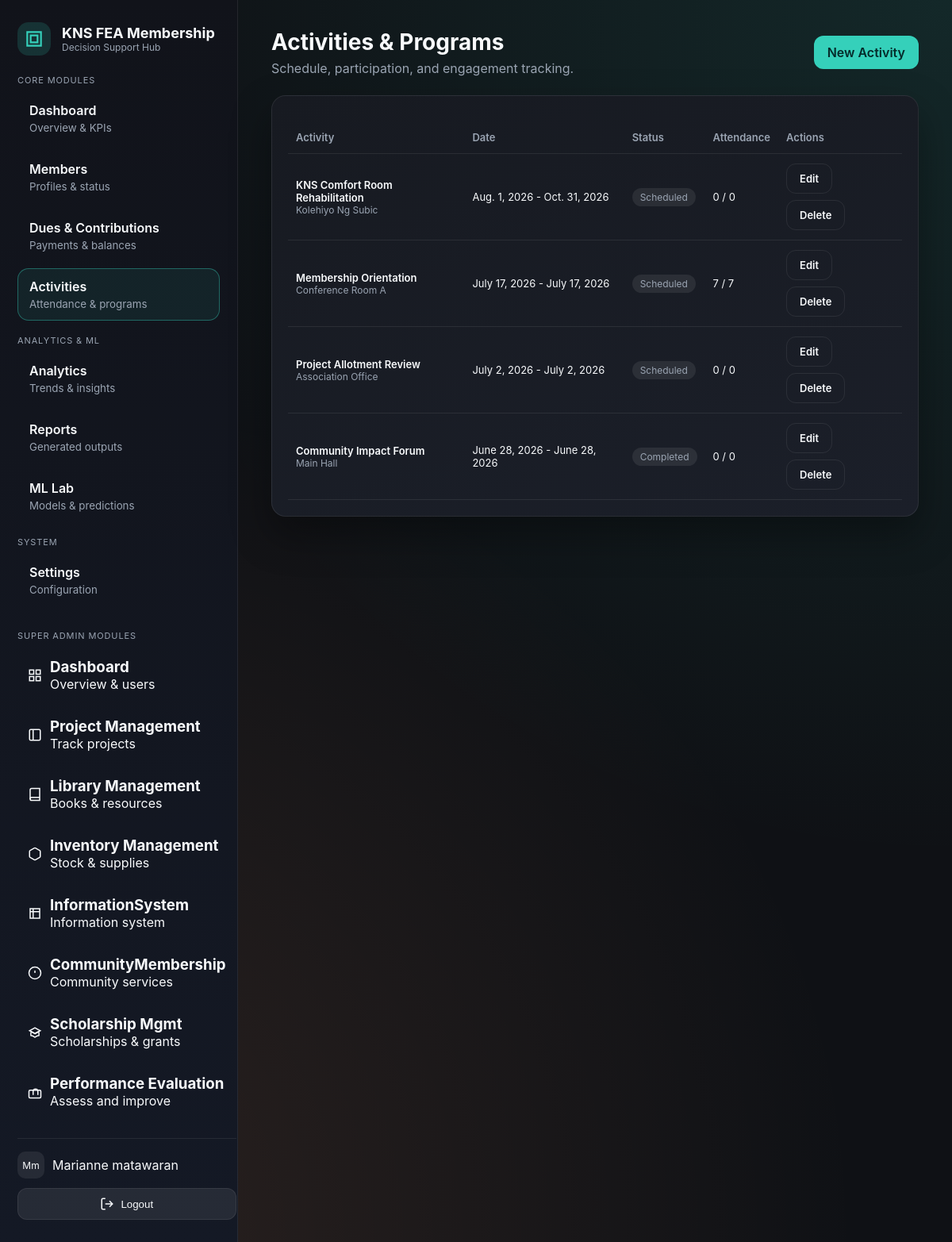
Page /communitymembership/activities/ (signed in) on the earlier database version.
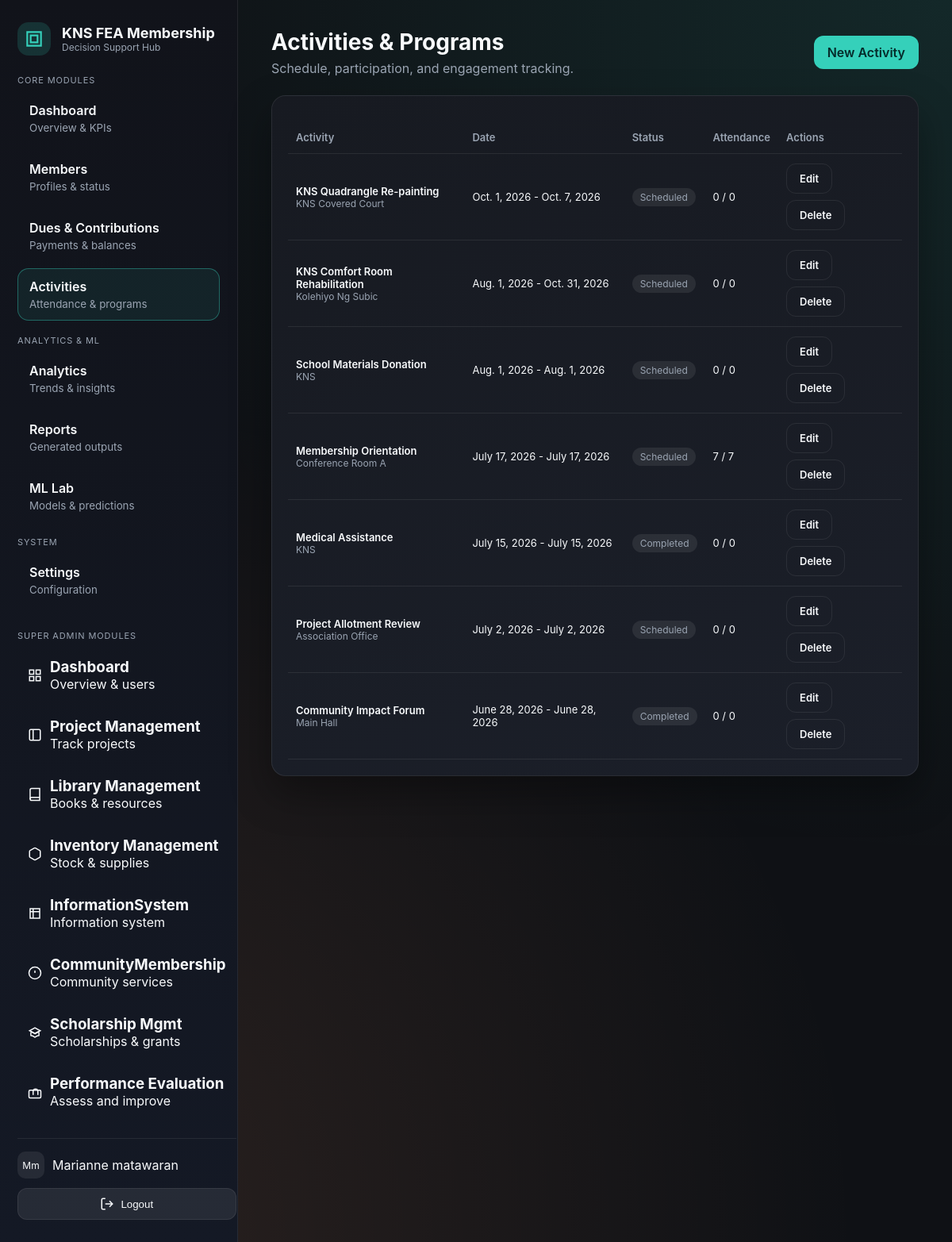
Same page on the later database version.
### communityextensionservices/models.py (models this page shows, shortened)
class Activity(models.Model):
    STATUS_CHOICES = [
        ("scheduled", "Scheduled"),
        ("completed", "Completed"),
        ("cancelled", "Cancelled"),
    ]
    title = models.CharField(max_length=160)
    category = models.CharField(max_length=100, blank=True)
    start_date = models.DateField()
    end_date = models.DateField()
    location = models.CharField(max_length=160, blank=True)
    status = models.CharField(
        max_length=20, choices=STATUS_CHOICES, default="scheduled"
    )
    description = models.TextField(blank=True)
    class Meta:
        ordering = ["-start_date"]

### communityextensionservices/views.py (the view)
# urls.py: path("activities/", views.activities, name="ces-activities"),
@login_required(login_url="/communitymembership/login")
@require_system_access
def activities(request):
    if not _can_access_ces(request.user):
        return render(request, "404.html", status=404)
    activities_qs = Activity.objects.annotate(
        attendees=Count("attendance", distinct=True),
        attended=Count(
            "attendance", filter=Q(attendance__attended=True), distinct=True
        ),
    ).order_by("-start_date")
    context = {
        **_base_context(request),
        "activities": activities_qs,
        "today": timezone.now().date(),
    }
    return render(request, "communityextensionservices/activities.html", context)

### communityextensionservices/views.py (called while the page is built)
def _base_context(request):
    return {
        "systems": request.session.get("accessible_systems", []),
    }

def _can_access_ces(request_user):
    return Services.has_access(request_user, "communityextensionservices") or Services.has_access(
        request_user,
        "communityextensionservices",
        role="user",
    )

### core/models.py (called while the page is built)
    @property
    def first_name(self):
        return decrypt(self._first_name) if self._first_name else ''

    @property
    def last_name(self):
        return decrypt(self._last_name) if self._last_name else ''

### core/services.py (called while the page is built)
    @staticmethod
    def has_access(user, system_name: str, role: Optional[str] = None) -> bool:
        if user is None:
            return False
        try:
            qs = SystemMembership.objects.filter(user=user, system_name=system_name)
            if role:
                if role == "admin":
                    qs = qs.filter(system_role__in=["admin", "superadmin"])
                else:
                    qs = qs.filter(system_role=role)
            return qs.exists()
        except Exception:
            return False

### communityextensionservices/templates/communityextensionservices/activities.html (shortened to what this page needs)
{% extends "communityextensionservices/base.html" %}
{% block content %}
  <div class="page-header">
    <div>
      <div class="page-title">Activities & Programs</div>
      <div class="page-subtitle">Schedule, participation, and engagement tracking.</div>
    </div>
    <a class="button"
       href="{% url 'communityextensionservices:ces-activity-create' %}">New Activity</a>
  </div>
  <div class="card">
    <table class="table">
      <thead>
        <tr>
          <th>Activity</th>
          <th>Date</th>
          <th>Status</th>
          <th>Attendance</th>
          <th>Actions</th>
        </tr>
      </thead>
      <tbody>
        {% for activity in activities %}
          <tr>
            <td>
              <div class="text-strong">{{ activity.title }}</div>
              <div class="muted text-small">{{ activity.location }}</div>
            </td>
            <td>{{ activity.start_date }} - {{ activity.end_date }}</td>
            <td>
              <span class="badge">{{ activity.get_status_display }}</span>
            </td>
            <td>{{ activity.attended }} / {{ activity.attendees }}</td>
            <td>
              <div class="pill-row">
                <a class="button secondary"
                   href="{% url 'communityextensionservices:ces-activity-edit' activity.id %}">Edit</a>
                <a class="button secondary"
                   href="{% url 'communityextensionservices:ces-activity-delete' activity.id %}">Delete</a>
              </div>
            </td>
          </tr>
        {% empty %}
          <tr>
            <td colspan="5" class="muted">No activities scheduled.</td>
          </tr>
        {% endfor %}
      </tbody>
    </table>
  </div>
{% endblock content %}

Differences in the rows shown:
added Activity: title "KNS Quadrangle Re-painting", location "KNS Covered Court", start_date "Oct. 1, 2026", end_date "Oct. 7, 2026", status "Scheduled", attended "0", attendees "0"
added Activity: title "School Materials Donation", location "KNS", start_date "Aug. 1, 2026", end_date "Aug. 1, 2026", status "Scheduled", attended "0", attendees "0"
added Activity: title "Medical Assistance", location "KNS", start_date "July 15, 2026", end_date "July 15, 2026", status "Completed", attended "0", attendees "0"
